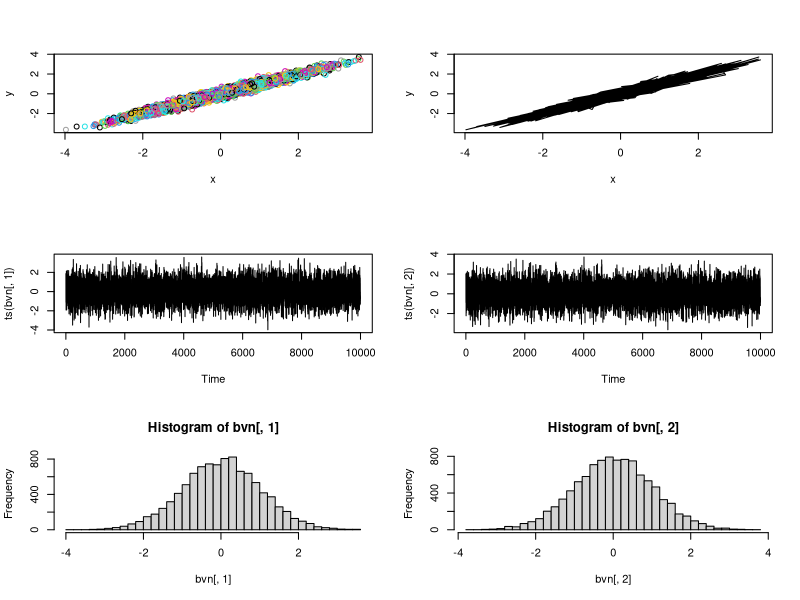
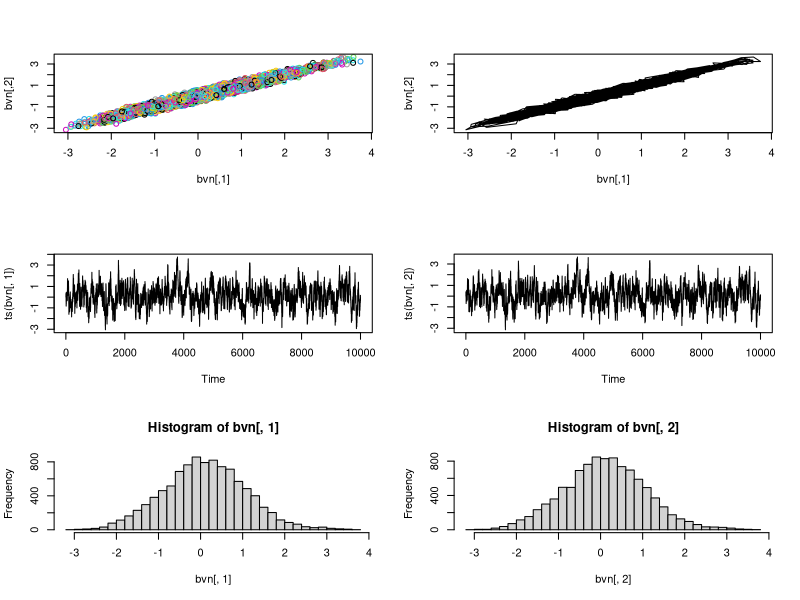

Recreate these plots in R, in order.
# bivariate normal

# first the "proper way"

rbvn<-function (n, rho) 
{
  x <- rnorm(n, 0, 1)
  y <- rnorm(n, rho * x, sqrt(1 - rho^2))
  cbind(x, y)
}

bvn<-rbvn(10000,0.98)
par(mfrow=c(3,2))
plot(bvn,col=1:10000)
plot(bvn,type="l")
plot(ts(bvn[,1]))
plot(ts(bvn[,2]))
hist(bvn[,1],40)
hist(bvn[,2],40)
par(mfrow=c(1,1))

# now with a gibbs sampler...

gibbs<-function (n, rho) 
{
  mat <- matrix(ncol = 2, nrow = n)
  x <- 0
  y <- 0
  mat[1, ] <- c(x, y)
  for (i in 2:n) {
    x <- rnorm(1, rho * y, sqrt(1 - rho^2))
    y <- rnorm(1, rho * x, sqrt(1 - rho^2))
    mat[i, ] <- c(x, y)
  }
  mat
}

bvn<-gibbs(10000,0.98)
par(mfrow=c(3,2))
plot(bvn,col=1:10000)
plot(bvn,type="l")
plot(ts(bvn[,1]))
plot(ts(bvn[,2]))
hist(bvn[,1],40)
hist(bvn[,2],40)
par(mfrow=c(1,1))

